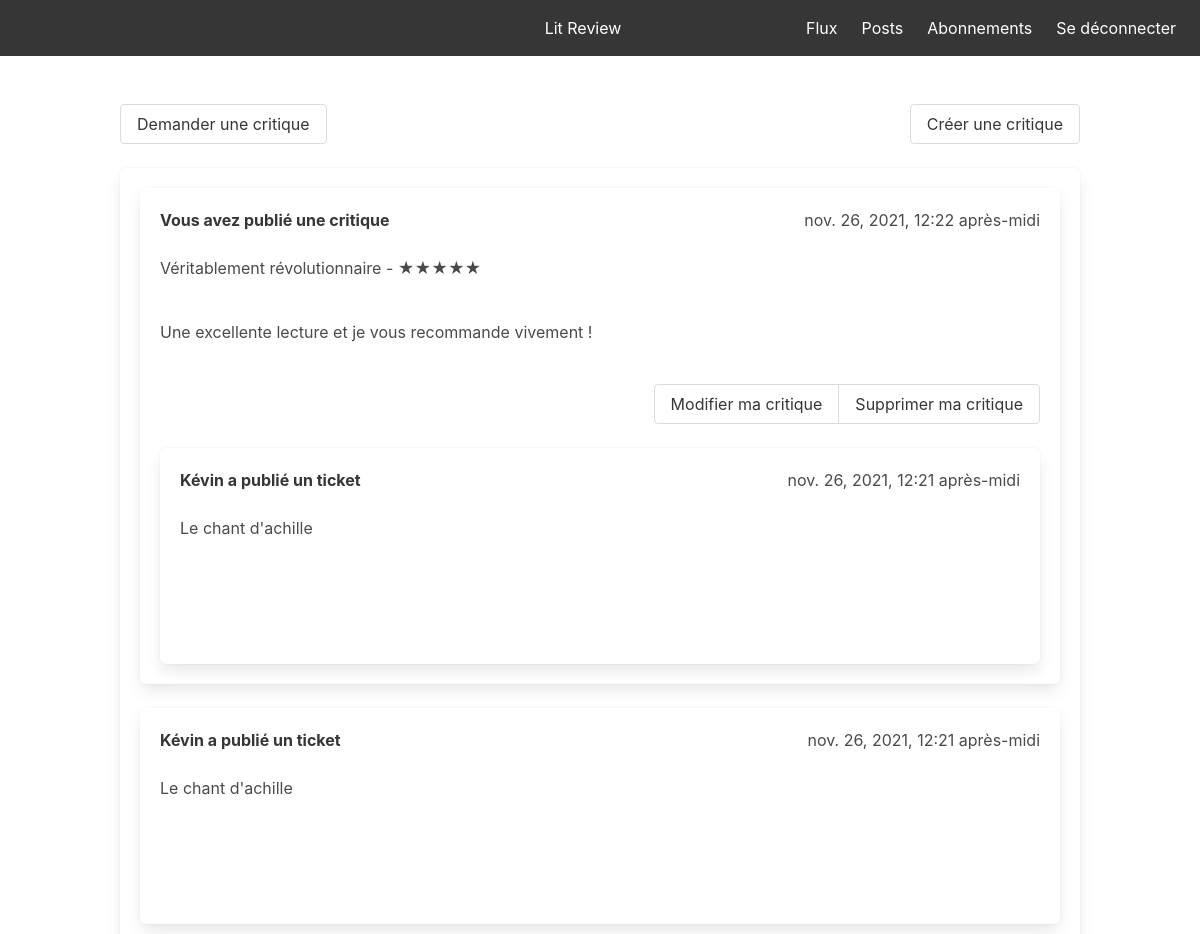
The page / (signed in, upper part) on the database as committed earlier.
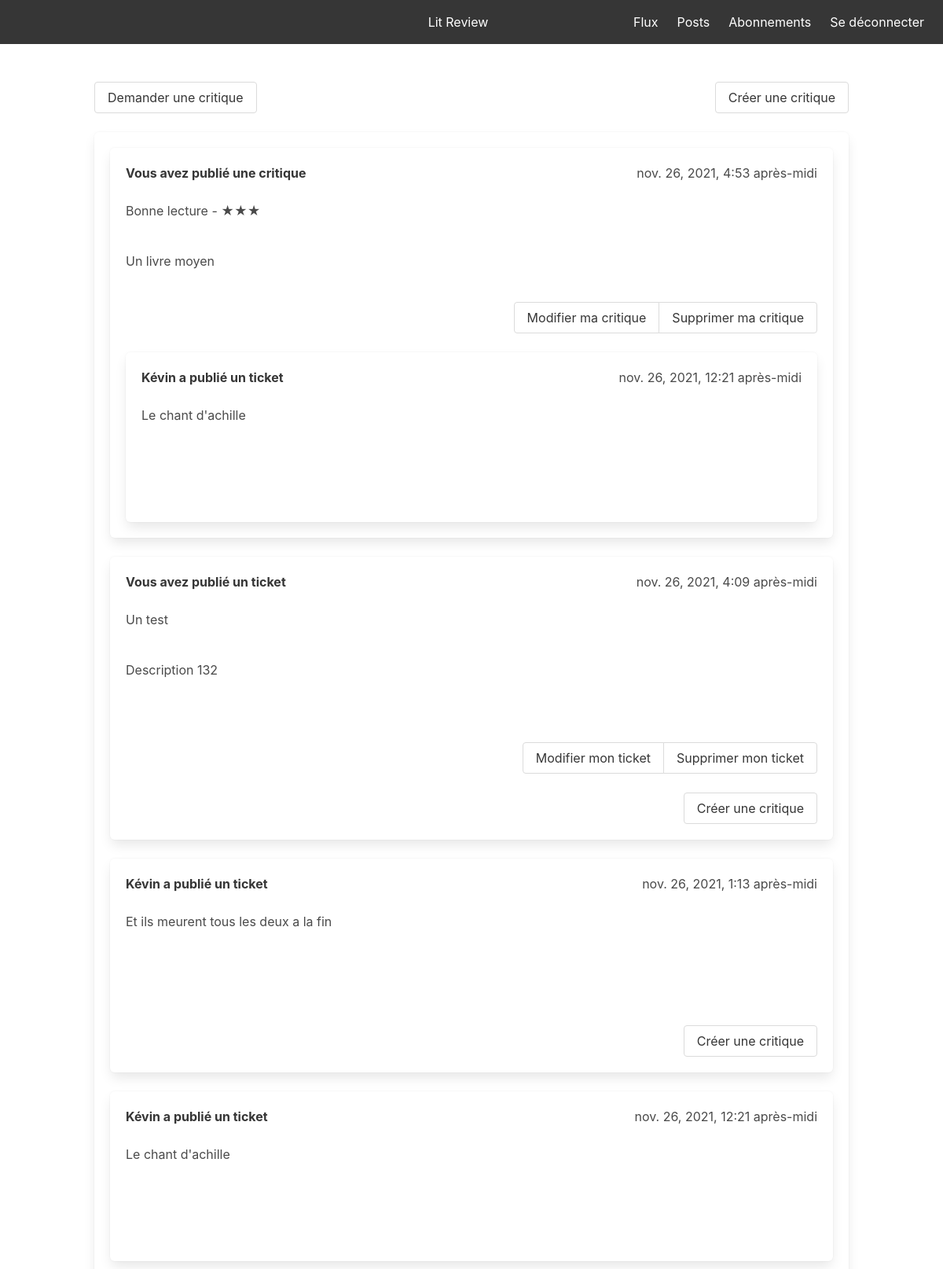
The same page on the database as committed later.
### flux/models.py (models this page shows)
class Review(models.Model):
    ticket = models.ForeignKey(to=Ticket, on_delete=models.CASCADE)
    rating = models.PositiveSmallIntegerField(validators=[MinValueValidator(0), MaxValueValidator(5)])
    user = models.ForeignKey(to=settings.AUTH_USER_MODEL, on_delete=models.CASCADE)
    headline = models.CharField(max_length=128)
    body = models.CharField(max_length=8192, blank=True)
    time_created = models.DateTimeField(auto_now_add=True)

class Ticket(models.Model):
    title = models.CharField(max_length=128)
    description = models.TextField(max_length=2048, blank=True)
    user = models.ForeignKey(to=settings.AUTH_USER_MODEL, on_delete=models.CASCADE)
    image = models.ImageField(null=True, blank=True)
    time_created = models.DateTimeField(auto_now_add=True)

### flux/views.py (the view)
# urls.py: path('', view_index, name='index'),
@login_required
def view_index(request):
    user_follow = User.objects.filter(followed_by__in=UserFollows.objects.filter(user=request.user))
    all_tickets = Ticket.objects.filter(Q(user__in=user_follow) | Q(user=request.user))
    all_tickets = all_tickets.annotate(content_type=Value('TICKET', CharField()))
    reviewed_tickets_ids = get_reviewed_tickets_id(request)
    all_reviewed_tickets = all_tickets.filter(id__in=reviewed_tickets_ids).annotate(
        state=Value('REVIEWED', CharField()))
    all_unreviewed_tickets = all_tickets.exclude(id__in=all_reviewed_tickets).annotate(
        state=Value('UNREVIEWED', CharField()))
    all_reviews = Review.objects.filter(Q(user__in=user_follow) | Q(user=request.user))
    all_reviews = all_reviews.annotate(content_type=Value('REVIEW', CharField()))
    ticket = sorted(chain(all_unreviewed_tickets, all_reviewed_tickets, all_reviews),
                    key=lambda instance: instance.time_created, reverse=True)
    return render(request, 'home.html', {'tickets': ticket})

### flux/views.py (called while the page is built)
def get_reviewed_tickets_id(request):
    all_reviews = Review.objects.all()
    return [review.ticket.id for review in all_reviews]

### flux/templates/home.html (shortened to what this page needs)
<!DOCTYPE html>
<html lang="en">
<head>
    <link rel="stylesheet" href="https://cdn.jsdelivr.net/npm/bulma@0.9.3/css/bulma.min.css">
</head>
<body>
<nav class="navbar is-dark is-transparent" role="navigation" aria-label="main navigation">
    <div class="navbar-brand">
        <a class="navbar-item">
        </a>
    </div>
    <div class="navbar-menu">
        <div class="navbar-start" style="flex-grow: 1; justify-content: center;">
            <h1 class="navbar-item" style="left: 150px;">Lit Review</h1>
        </div>
        <div class="navbar-end">
            <div class="navbar-item">
                <a class="navbar-item has-text-white" href="{% url 'flux:home' %}">
                    Flux
                </a>
                <a class="navbar-item has-text-white" href="{% url 'flux:posts' %}">
                    Posts
                </a>
                <a class="navbar-item has-text-white" href="{% url 'flux:subscription' %}">
                    Abonnements
                </a>
                <a class="navbar-item has-text-white" href="{% url 'accounts:logout' %}">
                    Se déconnecter
                </a>
            </div>
        </div>
    </div>
</nav>
<section class="section">
    <div class="container">
        <div class="columns is-vcentered">
            <div class="column is-centered">
                {% block ticket %}
                    <div class="buttons" style="justify-content: space-between;">
                        <a class="button" href="{% url 'flux:create_ticket' %}">Demander une critique</a>
                        <a class="button is-right" href="{% url 'flux:create_ticket_and_review' %}">Créer une
                            critique</a>
                    </div>
                    <div class="box">
                        <p>
                            {% for ticket in tickets %}
                                {% if ticket.content_type == 'TICKET' %}
                                    {% include 'ticket_snippet.html' %}
                                {% elif ticket.content_type == 'REVIEW' %}
                                    {% include 'review_snippet.html' with review=ticket %}
                                {% endif %}
                            {% endfor %}
                        </p>
                    </div>
                {% endblock %}
            </div>
        </div>
    </div>
</section>
</body>
</html>

### flux/templates/review_snippet.html (shortened to what this page needs)
<div class="box">
    <div class="media-content">
        <div class="content">
            <div style="display: flex; justify-content: space-between;">
                {% if review.user == user %}
                    <strong>Vous avez publié une critique</strong>
                {% else %}
                    <strong>{{ review.user }} a publié une critique</strong>
                {% endif %}
                {{ review.time_created }}
            </div>
            <br>
            <p>{{ review.headline }} - {% for stars in ''|center:review.rating %}★{% endfor %}</p>
            <br>
            <p>{{ ticket.body }}</p>
            <br>
            {% if review.user == request.user %}
                <div class="buttons has-addons is-right">
                    <a class="button" href="{% url 'flux:modify_review' review_pk=review.pk %}">
                        Modifier ma critique</a>
                    <a class="button" href="{% url 'flux:delete_review' review_pk=review.pk %}">
                        Supprimer ma critique</a>
                </div>
            {% endif %}
            {% include 'ticket_snippet.html' with ticket=review.ticket %}
        </div>
    </div>
</div>

### flux/templates/ticket_snippet.html (shortened to what this page needs)
<div class="box">
    <div class="media-content">
        <div class="content">
            <div style="display: flex; justify-content: space-between;">
                {% if ticket.user == user %}
                    <strong>Vous avez publié un ticket</strong>
                {% else %}
                    <strong>{{ ticket.user }} a publié un ticket</strong>
                {% endif %}
                {{ ticket.time_created }}
            </div>
            <br>
            <p>{{ ticket.title }}</p>
            <br>
            <p>{{ ticket.description }}</p>
            <br>
            {% if ticket.image %}
                <p>
                </p>
            {% endif %}
            {% if ticket.user == request.user %}
                <div class="buttons has-addons is-right">
                    <a class="button" href="{% url 'flux:modify_ticket' ticket_pk=ticket.pk %}">
                        Modifier mon ticket</a>
                    <a class="button" href="{% url 'flux:delete_ticket' ticket_pk=ticket.pk %}">
                        Supprimer mon ticket</a>
                </div>
            {% endif %}
            {% if ticket.state == 'UNREVIEWED' %}
                <div class="buttons has-addons is-right">
                    <a class="button is-right" href="{% url 'flux:create_review' ticket_pk=ticket.pk %}"
                    >Créer une critique</a>
                </div>
            {% endif %}
        </div>
    </div>
</div>

Rows that differ between the two databases and show on the page:
removed Review: shows "Vous avez publié une critique", time_created "nov. 26, 2021, 12:22 après-midi", headline "Véritablement révolutionnaire", rating 5 (drawn), body "Une excellente lecture et je vous recommande vivement !", shows "Modifier ma critique", user "Kévin", time_created "nov. 26, 2021, 12:21 après-midi", title "Le chant d'achille"
added Review: shows "Vous avez publié une critique", time_created "nov. 26, 2021, 4:53 après-midi", headline "Bonne lecture", rating 3 (drawn), body "Un livre moyen", shows "Modifier ma critique", user "Kévin", time_created "nov. 26, 2021, 12:21 après-midi", title "Le chant d'achille"
added Ticket: shows "Vous avez publié un ticket", time_created "nov. 26, 2021, 4:09 après-midi", title "Un test", description "Description 132", shows "Modifier mon ticket", shows "Créer une critique"
added Ticket: user "Kévin", time_created "nov. 26, 2021, 1:13 après-midi", title "Et ils meurent tous les deux a la fin", shows "Créer une critique"
